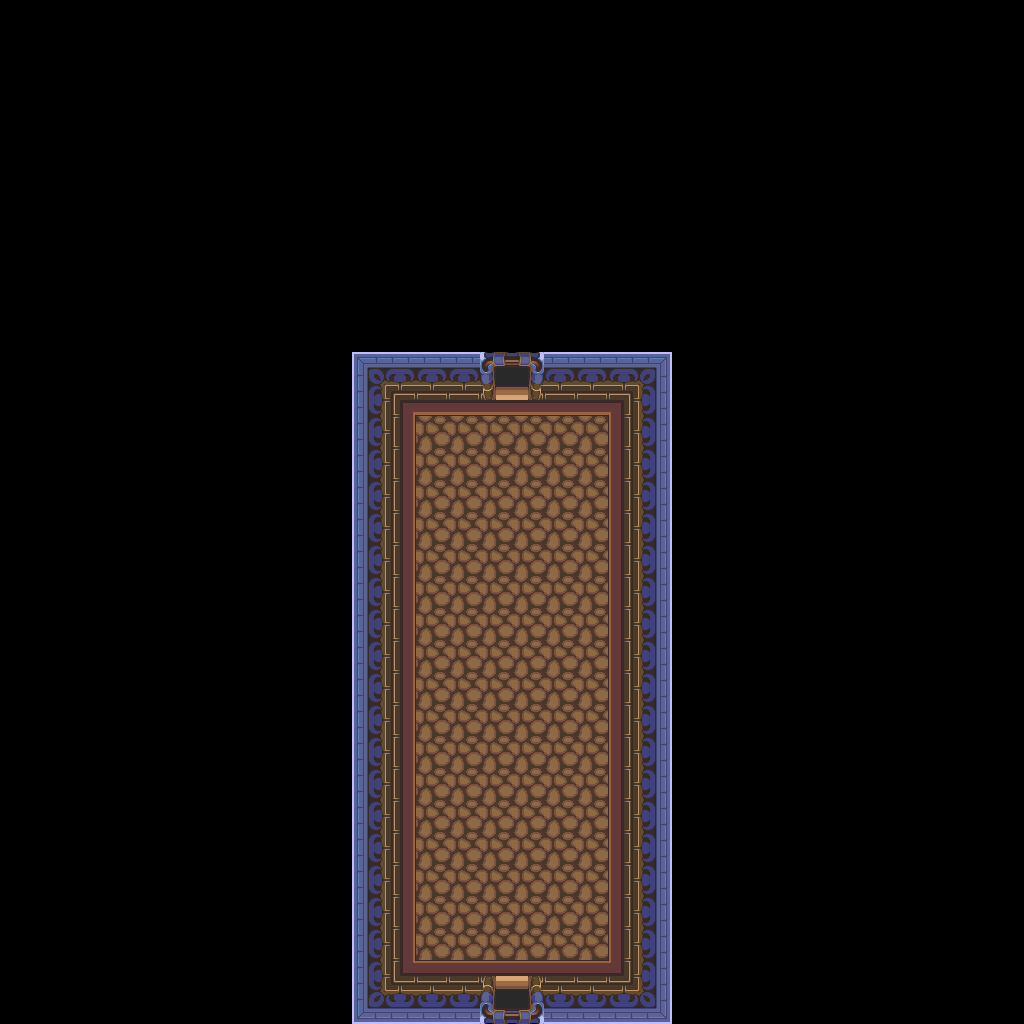

Tiled map render using the project's own tile images. Description and the map definition, with tile-layer contents summarised, below:
An orthogonal 64x64 tile map with 16x16 px tiles, 1 tile layer (base), 1 hidden layer not drawn and 48 objects.

<map version="1.10" tiledversion="1.12.1" orientation="orthogonal" renderorder="right-down" width="64" height="64" tilewidth="16" tileheight="16" infinite="0" nextlayerid="3" nextobjectid="49">
 <tileset firstgid="1" source="../classiciphone_pics4.tsx" />
 <layer id="1" name="base" width="64" height="64">
  <data>[4096 cells, 4096 non-empty, 64 distinct tile ids]</data>
 </layer>
 <layer id="2" name="collision" width="64" height="64" visible="0">
  <properties><property name="collision" value="true" /></properties>
  <data>[4096 cells, 3584 non-empty, 1 distinct tile ids]</data>
 </layer>
 <objectgroup id="3" name="npcs">
  <object id="1" x="464.0" y="816.0" width="16" height="16">
   <properties>
    <property name="gani" value="classic_pullblock.png" />
    <property name="script" type="string">-- Auto-converted from GraalScript
-- join("obj_pullable");</property>
   </properties>
  </object>
  <object id="2" x="464.0" y="848.0" width="16" height="16">
   <properties>
    <property name="gani" value="classic_pullblock.png" />
    <property name="script" type="string">-- Auto-converted from GraalScript
-- join("obj_pullable");</property>
   </properties>
  </object>
  <object id="3" x="496.0" y="816.0" width="16" height="16">
   <properties>
    <property name="gani" value="classic_pushblock.png" />
    <property name="script" type="string">-- Auto-converted from GraalScript
-- join("obj_pushable");</property>
   </properties>
  </object>
  <object id="4" x="496.0" y="848.0" width="16" height="16">
   <properties>
    <property name="gani" value="classic_pushblock.png" />
    <property name="script" type="string">-- Auto-converted from GraalScript
-- join("obj_pushable");</property>
   </properties>
  </object>
  <object id="5" x="528.0" y="816.0" width="16" height="16">
   <properties>
    <property name="gani" value="classic_pushblock.png" />
    <property name="script" type="string">-- Auto-converted from GraalScript
-- join("obj_pushable");</property>
   </properties>
  </object>
  <object id="6" x="560.0" y="848.0" width="16" height="16">
   <properties>
    <property name="gani" value="classic_pullblock.png" />
    <property name="script" type="string">-- Auto-converted from GraalScript
-- join("obj_pullable");</property>
   </properties>
  </object>
  <object id="7" x="528.0" y="848.0" width="16" height="16">
   <properties>
    <property name="gani" value="classic_pushblock.png" />
    <property name="script" type="string">-- Auto-converted from GraalScript
-- join("obj_pushable");</property>
   </properties>
  </object>
  <object id="8" x="560.0" y="816.0" width="16" height="16">
   <properties>
    <property name="gani" value="classic_pullblock.png" />
    <property name="script" type="string">-- Auto-converted from GraalScript
-- join("obj_pullable");</property>
   </properties>
  </object>
  <object id="9" x="432.0" y="816.0" width="16" height="16">
   <properties>
    <property name="gani" value="classic_pullblock.png" />
    <property name="script" type="string">-- Auto-converted from GraalScript
-- join("obj_pullable");</property>
   </properties>
  </object>
  <object id="10" x="400.0" y="816.0" width="16" height="16">
   <properties>
    <property name="gani" value="classic_pullblock.png" />
    <property name="script" type="string">-- Auto-converted from GraalScript
-- join("obj_pullable");</property>
   </properties>
  </object>
  <object id="11" x="592.0" y="816.0" width="16" height="16">
   <properties>
    <property name="gani" value="classic_pushblock.png" />
    <property name="script" type="string">-- Auto-converted from GraalScript
-- join("obj_pushable");</property>
   </properties>
  </object>
  <object id="12" x="592.0" y="784.0" width="16" height="16">
   <properties>
    <property name="gani" value="classic_pullblock.png" />
    <property name="script" type="string">-- Auto-converted from GraalScript
-- join("obj_pullable");</property>
   </properties>
  </object>
  <object id="13" x="592.0" y="848.0" width="16" height="16">
   <properties>
    <property name="gani" value="classic_pullblock.png" />
    <property name="script" type="string">-- Auto-converted from GraalScript
-- join("obj_pullable");</property>
   </properties>
  </object>
  <object id="14" x="400.0" y="528.0" width="16" height="16">
   <properties>
    <property name="gani" value="classic_pullblock.png" />
    <property name="script" type="string">-- Auto-converted from GraalScript
-- join("obj_pullable");</property>
   </properties>
  </object>
  <object id="15" x="432.0" y="544.0" width="16" height="16">
   <properties>
    <property name="gani" value="classic_pullblock.png" />
    <property name="script" type="string">-- Auto-converted from GraalScript
-- join("obj_pullable");</property>
   </properties>
  </object>
  <object id="16" x="592.0" y="528.0" width="16" height="16">
   <properties>
    <property name="gani" value="classic_pullblock.png" />
    <property name="script" type="string">-- Auto-converted from GraalScript
-- join("obj_pullable");</property>
   </properties>
  </object>
  <object id="17" x="560.0" y="544.0" width="16" height="16">
   <properties>
    <property name="gani" value="classic_pullblock.png" />
    <property name="script" type="string">-- Auto-converted from GraalScript
-- join("obj_pullable");</property>
   </properties>
  </object>
  <object id="18" x="528.0" y="544.0" width="16" height="16">
   <properties>
    <property name="gani" value="classic_pushblock.png" />
    <property name="script" type="string">-- Auto-converted from GraalScript
-- join("obj_pushable");</property>
   </properties>
  </object>
  <object id="19" x="496.0" y="544.0" width="16" height="16">
   <properties>
    <property name="gani" value="classic_pushblock.png" />
    <property name="script" type="string">-- Auto-converted from GraalScript
-- join("obj_pushable");</property>
   </properties>
  </object>
  <object id="20" x="464.0" y="544.0" width="16" height="16">
   <properties>
    <property name="gani" value="classic_pushblock.png" />
    <property name="script" type="string">-- Auto-converted from GraalScript
-- join("obj_pushable");</property>
   </properties>
  </object>
  <object id="21" x="528.0" y="512.0" width="16" height="16">
   <properties>
    <property name="gani" value="classic_pullblock.png" />
    <property name="script" type="string">-- Auto-converted from GraalScript
-- join("obj_pullable");</property>
   </properties>
  </object>
  <object id="22" x="464.0" y="512.0" width="16" height="16">
   <properties>
    <property name="gani" value="classic_pullblock.png" />
    <property name="script" type="string">-- Auto-converted from GraalScript
-- join("obj_pullable");</property>
   </properties>
  </object>
  <object id="23" x="496.0" y="576.0" width="16" height="16">
   <properties>
    <property name="gani" value="classic_pullblock.png" />
    <property name="script" type="string">-- Auto-converted from GraalScript
-- join("obj_pullable");</property>
   </properties>
  </object>
  <object id="24" x="400.0" y="560.0" width="16" height="16">
   <properties>
    <property name="gani" value="classic_pushblock.png" />
    <property name="script" type="string">-- Auto-converted from GraalScript
-- join("obj_pushable");</property>
   </properties>
  </object>
  <object id="25" x="592.0" y="560.0" width="16" height="16">
   <properties>
    <property name="gani" value="classic_pushblock.png" />
    <property name="script" type="string">-- Auto-converted from GraalScript
-- join("obj_pushable");</property>
   </properties>
  </object>
  <object id="26" x="272.0" y="720.0" width="16" height="16">
   <properties>
    <property name="script" type="string">-- Auto-converted from GraalScript
-- join("level_nopk");
-- join("lantern_darkroom");</property>
   </properties>
  </object>
  </objectgroup>
</map>
<!-- 22 of 48 objects omitted -->
